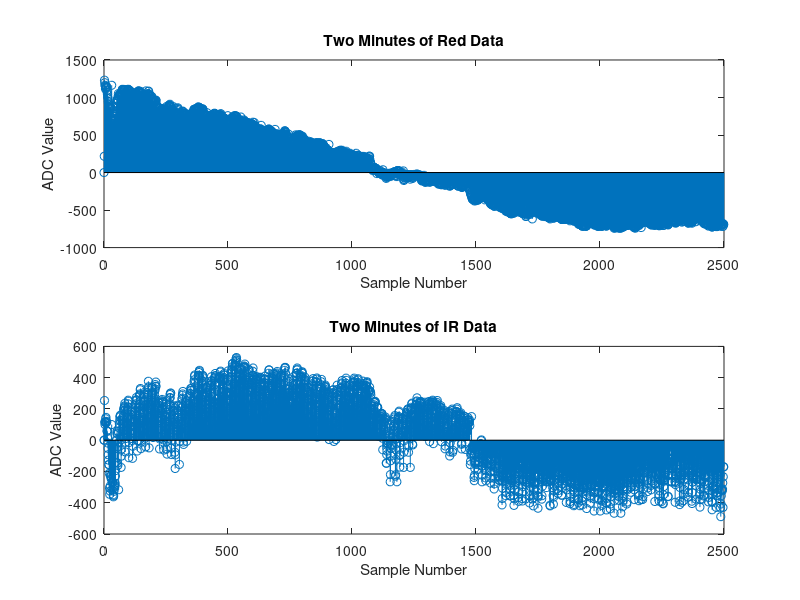
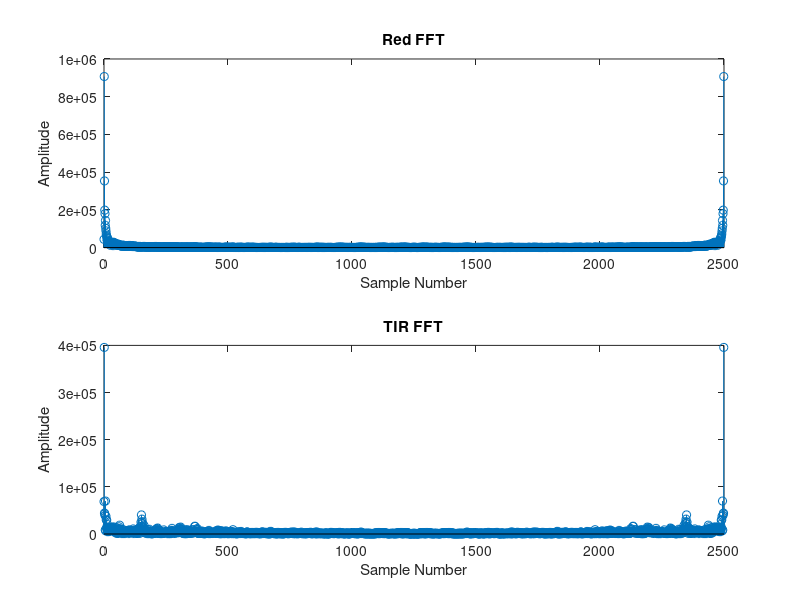

The MATLAB script that drew these images, in order:
% Aaron Lim
% max30102_data_two_minutes.txt
% 28 February 2017


formatSpec = '%d';
% Read data
redFile = fopen('data_two_minutes_red.txt','r');
redData = fscanf(redFile, formatSpec);
fclose(redFile);

irFile = fopen('data_two_minutes_ir.txt','r');
irData = fscanf(irFile, formatSpec);
fclose(irFile);

sampleSize = length(redData);

% Calculate DC offset
redDC = 0;
irDC = 0;
for k = 1:sampleSize
    redDC = redDC + (redData(k)/sampleSize);
    irDC = irDC + (irData(k)/sampleSize);
end

%Remove DC offset
redAC = zeros(1,sampleSize);
irAC = zeros(1,sampleSize);
for k = 1:sampleSize
    redAC(k) = redData(k) - redDC;
    irAC(k) = irData(k) - irDC;
end

% Bad data points
redAC(1) = 0;
irAC(1) = 0;
irAC(2) = 0;

sampleSpace = 0:sampleSize-1;

red_fft = fft(redAC);
ir_fft = fft(irAC);

% Plot data in time domain
fig = figure();
subplot(2,1,1)
stem(sampleSpace, redAC);
title('Two Minutes of Red Data');
xlabel('Sample Number');
ylabel('ADC Value');
subplot(2,1,2);
stem(sampleSpace,irAC);
title('Two Minutes of IR Data');
xlabel('Sample Number');
ylabel('ADC Value');

% Plot fft data
fig_fft = figure();
subplot(2,1,1);
stem(sampleSpace,abs(red_fft));
title('Red FFT');
xlabel('Sample Number');
ylabel('Amplitude');
subplot(2,1,2);
stem(sampleSpace,abs(ir_fft));
title('TIR FFT');
xlabel('Sample Number');
ylabel('Amplitude');



